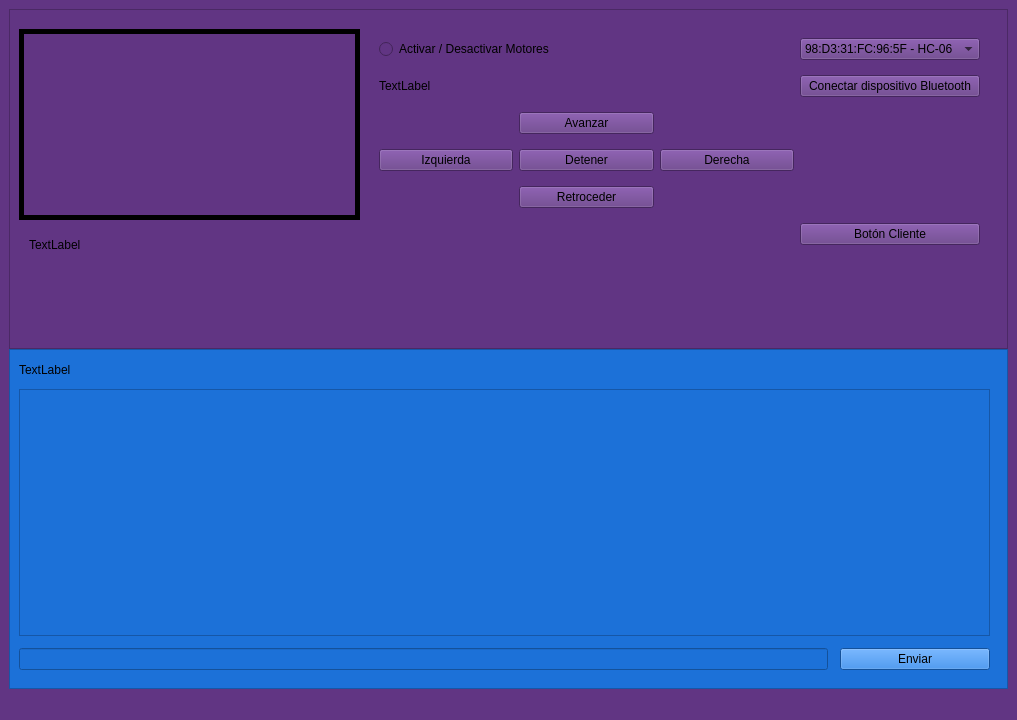
<?xml version="1.0" encoding="UTF-8"?>
<ui version="4.0">
 <class>MainWindow</class>
 <widget class="QMainWindow" name="MainWindow">
  <property name="geometry">
   <rect>
    <x>0</x>
    <y>0</y>
    <width>1017</width>
    <height>720</height>
   </rect>
  </property>
  <property name="windowTitle">
   <string>MainWindow</string>
  </property>
  <property name="styleSheet">
   <string notr="true">background-color: rgb(97, 53, 131);</string>
  </property>
  <widget class="QWidget" name="centralwidget">
   <layout class="QHBoxLayout" name="horizontalLayout">
    <item>
     <layout class="QVBoxLayout" name="verticalLayout">
      <property name="spacing">
       <number>0</number>
      </property>
      <item>
       <widget class="QFrame" name="frame_arriba">
        <property name="frameShape">
         <enum>QFrame::StyledPanel</enum>
        </property>
        <property name="frameShadow">
         <enum>QFrame::Raised</enum>
        </property>
        <widget class="QLabel" name="autor">
         <property name="geometry">
          <rect>
           <x>20</x>
           <y>210</y>
           <width>691</width>
           <height>51</height>
          </rect>
         </property>
         <property name="text">
          <string>TextLabel</string>
         </property>
        </widget>
        <widget class="QLabel" name="Imagen">
         <property name="geometry">
          <rect>
           <x>10</x>
           <y>20</y>
           <width>341</width>
           <height>191</height>
          </rect>
         </property>
         <property name="styleSheet">
          <string notr="true">border: 5px solid black;</string>
         </property>
         <property name="text">
          <string/>
         </property>
         <property name="pixmap">
          <pixmap>../../../../Descargas/Telegram Desktop/photo_2021-11-19_03-34-04.jpg</pixmap>
         </property>
         <property name="scaledContents">
          <bool>true</bool>
         </property>
         <property name="margin">
          <number>0</number>
         </property>
        </widget>
        <widget class="QWidget" name="layoutWidget">
         <property name="geometry">
          <rect>
           <x>370</x>
           <y>20</y>
           <width>601</width>
           <height>231</height>
          </rect>
         </property>
         <layout class="QGridLayout" name="gridLayout">
          <item row="0" column="3">
           <widget class="QComboBox" name="bt_list">
            <item>
             <property name="text">
              <string>98:D3:31:FC:96:5F - HC-06</string>
             </property>
            </item>
            <item>
             <property name="text">
              <string>94:17:00:DD:74:5F - Bawy~</string>
             </property>
            </item>
           </widget>
          </item>
          <item row="3" column="2">
           <widget class="QPushButton" name="btn_derecha">
            <property name="text">
             <string>Derecha</string>
            </property>
           </widget>
          </item>
          <item row="5" column="3">
           <widget class="QPushButton" name="on_off_cliente">
            <property name="text">
             <string>Botón Cliente</string>
            </property>
           </widget>
          </item>
          <item row="1" column="0" colspan="3">
           <widget class="QLabel" name="t_botones">
            <property name="text">
             <string>TextLabel</string>
            </property>
           </widget>
          </item>
          <item row="4" column="1">
           <widget class="QPushButton" name="btn_retroceder">
            <property name="text">
             <string>Retroceder</string>
            </property>
           </widget>
          </item>
          <item row="3" column="1">
           <widget class="QPushButton" name="btn_detener">
            <property name="text">
             <string>Detener</string>
            </property>
           </widget>
          </item>
          <item row="1" column="3">
           <widget class="QPushButton" name="on_off_bt">
            <property name="text">
             <string>Conectar dispositivo Bluetooth</string>
            </property>
           </widget>
          </item>
          <item row="2" column="1">
           <widget class="QPushButton" name="btn_avanzar">
            <property name="text">
             <string>Avanzar</string>
            </property>
            <property name="autoDefault">
             <bool>true</bool>
            </property>
           </widget>
          </item>
          <item row="3" column="0">
           <widget class="QPushButton" name="btn_izquierda">
            <property name="text">
             <string>Izquierda</string>
            </property>
           </widget>
          </item>
          <item row="0" column="0" colspan="3">
           <widget class="QRadioButton" name="on_off_motor">
            <property name="text">
             <string>Activar / Desactivar Motores</string>
            </property>
           </widget>
          </item>
         </layout>
        </widget>
       </widget>
      </item>
      <item>
       <widget class="QFrame" name="frame_abajo">
        <property name="autoFillBackground">
         <bool>false</bool>
        </property>
        <property name="styleSheet">
         <string notr="true">background-color: rgb(28, 113, 216);</string>
        </property>
        <property name="frameShape">
         <enum>QFrame::StyledPanel</enum>
        </property>
        <property name="frameShadow">
         <enum>QFrame::Raised</enum>
        </property>
        <widget class="QWidget" name="verticalLayoutWidget">
         <property name="geometry">
          <rect>
           <x>10</x>
           <y>14</y>
           <width>971</width>
           <height>307</height>
          </rect>
         </property>
         <layout class="QVBoxLayout" name="verticalLayout_2">
          <property name="spacing">
           <number>12</number>
          </property>
          <item>
           <widget class="QLabel" name="label_2">
            <property name="text">
             <string>TextLabel</string>
            </property>
           </widget>
          </item>
          <item>
           <widget class="QListWidget" name="r_log"/>
          </item>
          <item>
           <layout class="QHBoxLayout" name="horizontalLayout_2">
            <item>
             <widget class="QLineEdit" name="comando_txt"/>
            </item>
            <item>
             <widget class="QPushButton" name="btn_comando">
              <property name="sizePolicy">
               <sizepolicy hsizetype="Fixed" vsizetype="Fixed">
                <horstretch>0</horstretch>
                <verstretch>0</verstretch>
               </sizepolicy>
              </property>
              <property name="minimumSize">
               <size>
                <width>150</width>
                <height>0</height>
               </size>
              </property>
              <property name="text">
               <string>Enviar</string>
              </property>
             </widget>
            </item>
           </layout>
          </item>
         </layout>
        </widget>
       </widget>
      </item>
     </layout>
    </item>
   </layout>
  </widget>
  <widget class="QMenuBar" name="menubar">
   <property name="geometry">
    <rect>
     <x>0</x>
     <y>0</y>
     <width>1017</width>
     <height>22</height>
    </rect>
   </property>
  </widget>
  <widget class="QStatusBar" name="statusbar"/>
 </widget>
 <resources/>
 <connections/>
</ui>
